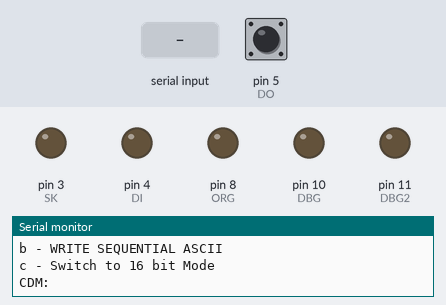
A sketch run on a simulated Arduino Uno, built with avr-gcc and run on an emulated ATmega328P. Parts: output pins drawn as LEDs (lit = HIGH), the last lines printed to the serial monitor. The test bench sets the inputs (shaded band); at power-on: pin 5 (DO) HIGH. Pins used as bus, display or sensor lines are not drawn.

Above: at 1.2 s.
1.3 s: "1" received over Serial
At 2.1 s:
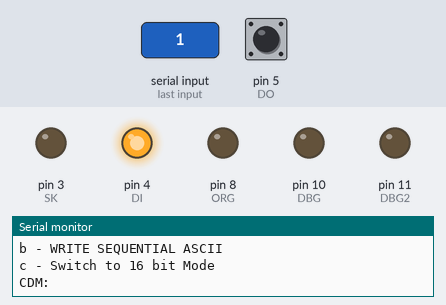
2.9 s: byte 99 ('c') received over Serial
At 3.7 s:
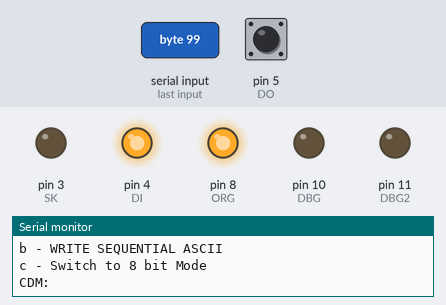
4.4 s: byte 98 ('b') received over Serial
At 5.4 s:
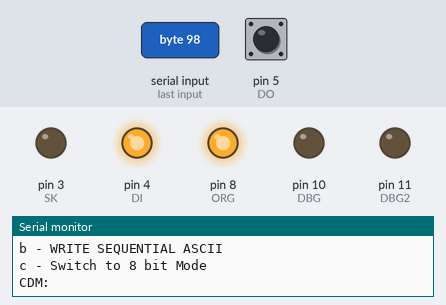
5.9 s: "2" received over Serial
At 7.1 s:
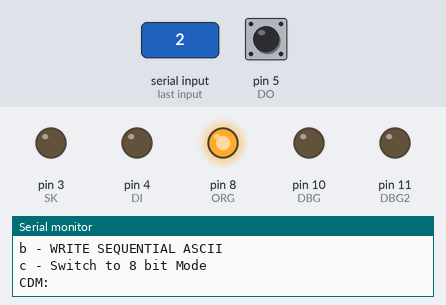
7.4 s: "8" received over Serial
At 8.6 s:
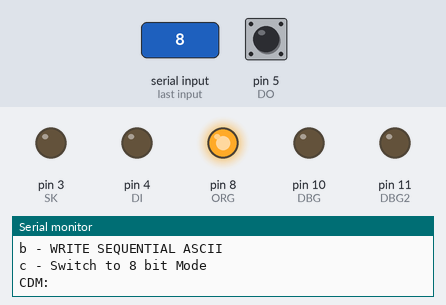
8.9 s: "1" received over Serial
At 10.0 s:
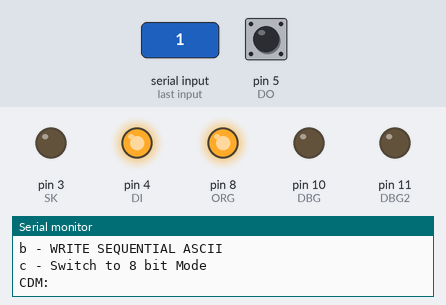
Timing chart, 0 to 11.4 s (numbered marks = the images above; inputs shaded):
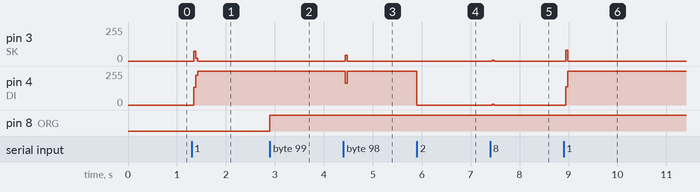

Measured:
- after the input at 1.3 s, pin 3 (SK): 0/255 → 75/255 at once, → 22/255 0.04 s later, → 0/255 0.04 s later; pin 4 (DI): 0/255 → 255/255 at once
- after the input at 2.9 s, pin 8 (ORG): LOW → HIGH at once
- after the input at 4.4 s, pin 3 (SK): 0/255 → 45/255 at once, → 0/255 0.04 s later; pin 4 (DI): 255/255 → 162/255 at once, → 255/255 0.04 s later
- after the input at 5.9 s, pin 4 (DI): 255/255 → 0/255 at once
- after the input at 7.4 s, pin 3 (SK), pin 4 (DI): 0/255 → 6/255 at once, → 0/255 0.04 s later
- after the input at 8.9 s, pin 3 (SK): 0/255 → 79/255 at once, → 0/255 0.04 s later; pin 4 (DI): 0/255 → 255/255 at once

The sketch:

bit_banging.ino
```cpp
/*
 * cbbob.ino
 * 93c46 128x8 NVram
 */

#define SBAUD 115200


#define CS 2
#define SK 3
#define DI 4
#define DO 5
#define ORG 8

#define DBG 10
#define DBG2 11

#define CMDMSK 0x200

bool eightBitMode = true;

void cmdout(int cmd, int msk){
  byte j;
  byte bitMode = 10;
  if(!eightBitMode)
    bitMode = 9;
  for(j=0; j<bitMode; j++){
    if(cmd & msk){
      digitalWrite(DI,HIGH);
    } else {
      digitalWrite(DI,LOW);
    }
    digitalWrite(SK, HIGH);  // clock data into NV
    cmd = cmd<<1;
    digitalWrite(SK, LOW);
  }
}

int datin(byte cnt){
  int v;
  byte j;
  v=0;
  for(j=0; j<cnt; j++){
    v = v<<1;
    digitalWrite(SK,HIGH);
    v = v | digitalRead(DO);
    digitalWrite(SK,LOW);
  }
  return v;

}

void datout(int v, byte cnt){
  byte j;
  int msk;
  msk=0x8000;  // d15 msk
  if (cnt==8) msk=0x80;  // d7 msk
  for(j=0; j<cnt; j++){
    if(v & msk){
      digitalWrite(DI,HIGH);
    } else {
      digitalWrite(DI,LOW);
    }
    digitalWrite(SK, HIGH);  // clock data into NV
    v = v<<1;
    digitalWrite(SK, LOW);

  }
}

void NV_wral(int v){
  int cmd;
  byte writeNum = 8;
  if(!eightBitMode){
    writeNum = 16;
  }
  cmd = 0x220;
  digitalWrite(CS,HIGH);
  cmdout(cmd, CMDMSK);
  datout(v, writeNum);
  digitalWrite(CS,LOW);
  digitalWrite(CS,HIGH);
  while( 0 == digitalRead(DO));
  digitalWrite(CS,LOW);
}

void NV_ewds(){
  int cmd;
  cmd = 0x200;
  digitalWrite(CS,HIGH);
  cmdout(cmd, CMDMSK);
  digitalWrite(CS,LOW);
}

void NV_ewen(){
  int cmd;
  cmd = 0x260;
  digitalWrite(CS,HIGH);
  cmdout(cmd, CMDMSK);
  digitalWrite(CS,LOW);
}

void NV_eral(){
  int cmd;
  cmd = 0x240;
  digitalWrite(CS,HIGH);
  cmdout(cmd, CMDMSK);
  digitalWrite(CS,LOW);
  digitalWrite(CS,HIGH);
  while( 0 == digitalRead(DO));
  digitalWrite(CS,LOW);

}


int NV_read(byte adr){
  int cmd;
  int v;
  byte readNum = 8;
  if(!eightBitMode){
    adr = adr<<1;
    readNum = 16;
  }
  cmd = 0x300 + adr;
  digitalWrite(CS,HIGH);
  cmdout(cmd, CMDMSK);
  v = datin(readNum);
  digitalWrite(CS,LOW);
  return v;
}

void NV_write(byte adr, int v){
  int cmd;
  byte writeNum = 8;
  if(!eightBitMode){
    adr = adr<<1;
    writeNum = 16;
  }
  cmd = 0x280 + adr;
  digitalWrite(CS,HIGH);
  cmdout(cmd, CMDMSK);
  datout(v,writeNum);
  digitalWrite(CS,LOW);
  digitalWrite(CS,HIGH);
  while( 0 == digitalRead(DO));
  digitalWrite(CS,LOW);

}

void NV_erase(byte adr){
  int cmd;
  cmd = 0x380 + adr;
  digitalWrite(CS,HIGH);
  cmdout(cmd, CMDMSK);
  digitalWrite(CS,LOW);
  digitalWrite(CS,HIGH);
  while( 0 == digitalRead(DO));
  digitalWrite(CS,LOW);

}

void setup() {
    pinMode(DBG, OUTPUT);
    pinMode(DBG2, OUTPUT);

    pinMode(CS, OUTPUT);
    pinMode(SK, OUTPUT);
    pinMode(DI, OUTPUT);
    pinMode(ORG, OUTPUT);
    pinMode(DO, INPUT_PULLUP);
    Serial.begin(SBAUD);
    Serial.print("\nCold Boot\n");
    digitalWrite(CS, LOW);
    digitalWrite(SK, LOW);
    digitalWrite(DI, LOW);
    digitalWrite(ORG, LOW);

}
void loop() {
  int bug=0;
  char ch;
  int x;
  unsigned int v;

  Serial.println("\n93c46 Test Menu");
  Serial.println("1 - NVRAM Hex Dump");
  Serial.println("2 - EWEN Write Enable");
  Serial.println("3 - ERAL Erase ALL");
  Serial.println("4 - WRAL 0xAA");
  Serial.println("5 - WRAL 0xC3");
  Serial.println("6 - EWDS Write Disable");
  Serial.println("7 - Erase 0, 3,4, 7");
  Serial.println("8 - Write 1: \"Digitize\"");
  Serial.println("9 - Write 20: \"Alarm Systems\"");
  Serial.println("a - Write 50: \"Arson\"");
  Serial.println("b - WRITE SEQUENTIAL ASCII");
  if(eightBitMode)
    Serial.println("c - Switch to 16 bit Mode");
  else
    Serial.println("c - Switch to 8 bit Mode");
//  Serial.println("");
  Serial.print("CDM: ");
  while(Serial.available()==0);  // wait for input
  ch= Serial.read();   // Note - Handle CR LF on input

  switch (ch) {

    case '1':
      Serial.println("NVRAM Hex Dump");
      dumpHex();
      break;
    case '2':
      Serial.println("EWEN Write Enable");
      NV_ewen();
      break;
    case '3':
      Serial.println("ERAL Erase ALL");
      NV_eral();
      break;
    case '4':
      Serial.println("WRAL Write ALL = 0xAA");
      NV_wral(0xAA);
      break;
    case '5':
      Serial.println("WRAL Write ALL = 0xC3");
      NV_wral(0xC3);
      break;
    case '6':
      Serial.println("EWDS Write Disable");
      NV_ewds();
      break;
    case '7':
      Serial.println("Erase  0, 3,4, 7");
      NV_erase(0);
      NV_erase(3);
      NV_erase(4);
      NV_erase(7);
      break;
    case '8':
      Serial.println("Write 1: \"Digitize\"");
      writeString("Digitize", 1);
      break;
    case '9':
      Serial.println("Write 20: \"Alarm Systems\"");
      writeString("Alarm Systems", 20);
      break;
    case 'a':
      Serial.println("Write 50: \"Arson\"");
      writeString("Arson", 50);
      break;
    case 'b':
      Serial.println("WRITE SEQUENTIAL ASCII");
      if(eightBitMode){
        for(int i = 0; i < 128; i++){
          NV_write(i, i);
        }
      } else {
        for(int i = 0; i < 64; i++){
          NV_write(i, i);
        }
      }
      break;
    case 'c':
      Serial.println("Switch bit mode");
      if(eightBitMode){
        digitalWrite(ORG, HIGH);
        eightBitMode = false;
      } else {
        digitalWrite(ORG, LOW);
        eightBitMode = true;
      }
      break;
    default:
      break;

  }//switch
  digitalWrite(DBG, bug & 1);
  bug++;
  ch= Serial.read();
}

void dumpHex(){
  char asciiRow[16];
  byte numAdds = 16;
  if(!eightBitMode)
    numAdds = 8;

  for(byte i = 0; i < 8; i++){
    unsigned int val;
    Serial.print(i);
    Serial.print("0 ");
    for(int j = 0; j < numAdds; j++){
      val = NV_read(j+(i*numAdds));
      if(eightBitMode){
        if(val < 0x10){
          Serial.print(0);
        }
      } else {
        if(val < 0x10){
          Serial.print("000");
        } else if(val < 0x100){
          Serial.print("00");
        } else if(val < 0x1000){
          Serial.print("0");
        }
      }
      if(eightBitMode){
        if(val < 32 || val > 126)
          asciiRow[j] = '.';
        else
          asciiRow[j] = val;
      } else {
        int charVal = (val<<8)>>8;
        if(charVal < 32 || charVal > 126)
          asciiRow[j*2] = '.';
        else
          asciiRow[j*2] = charVal;
        charVal = val>>8;
        if(charVal < 32 || charVal > 126)
          asciiRow[(j*2)+1] = '.';
        else
          asciiRow[(j*2)+1] = charVal;
      }
      Serial.print(val, HEX);
      Serial.print(" ");
    }
    for(int k = 0; k < 16; k++){
      Serial.print(asciiRow[k]);
    }
    Serial.println();
  }
}

void writeString(char in[], byte startAdd){
  char writeChar = in[0];
  for(int i = startAdd; writeChar != '\0'; i++){
    writeChar = in[i-startAdd];
    NV_write(i, writeChar);
  }
}
```
